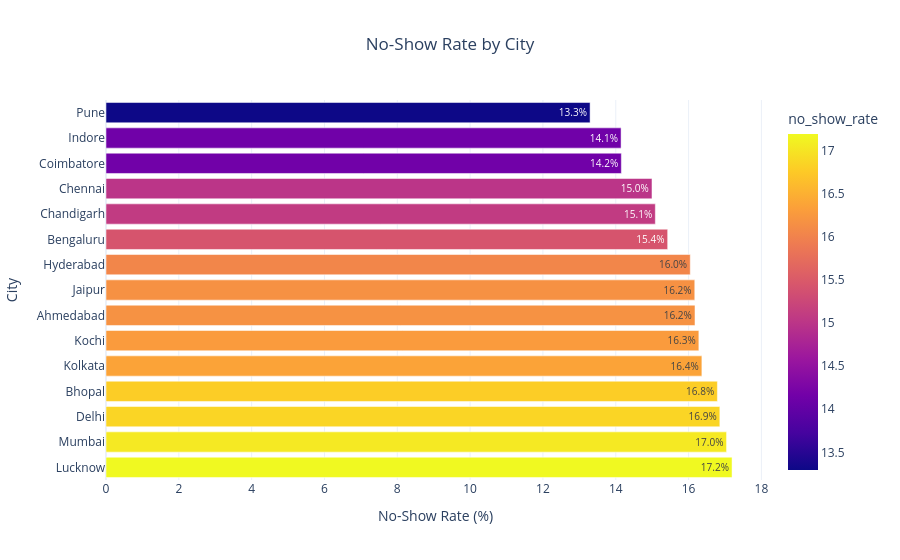

The notebook cell saved with this chart:
### Code cell
fig = px.bar(
    city_noshow,
    x="no_show_rate",
    y="city_x",
    orientation="h",
    text="no_show_rate",
    color="no_show_rate",
    title="No-Show Rate by City"
)

fig.update_layout(
    template="plotly_white",
    title_x=0.5,
    xaxis_title="No-Show Rate (%)",
    yaxis_title="City"
)

fig.update_traces(texttemplate="%{text:.1f}%")

fig.show()

### Figure 1 — Plotly figure (JSON) as saved in the notebook; plotly's stock layout.template omitted (floating-point values rounded to 4 significant figures)
{"data": [{"hovertemplate": "no_show_rate=%{marker.color}<br>city_x=%{y}<extra></extra>", "legendgroup": "", "marker": {"color": [17.19, 17.04, 16.86, 16.79, 16.37, 16.28, 16.18, 16.17, 16.05, 15.43, 15.09, 15.0, 14.15, 14.15, 13.3], "coloraxis": "coloraxis", "pattern": {"shape": ""}}, "name": "", "orientation": "h", "showlegend": false, "text": [17.19, 17.04, 16.86, 16.79, 16.37, 16.28, 16.18, 16.17, 16.05, 15.43, 15.09, 15.0, 14.15, 14.15, 13.3], "textposition": "auto", "texttemplate": "%{text:.1f}%", "type": "bar", "x": [17.19, 17.04, 16.86, 16.79, 16.37, 16.28, 16.18, 16.17, 16.05, 15.43, 15.09, 15.0, 14.15, 14.15, 13.3], "xaxis": "x", "y": ["Lucknow", "Mumbai", "Delhi", "Bhopal", "Kolkata", "Kochi", "Ahmedabad", "Jaipur", "Hyderabad", "Bengaluru", "Chandigarh", "Chennai", "Coimbatore", "Indore", "Pune"], "yaxis": "y"}], "layout": {"barmode": "relative", "coloraxis": {"colorbar": {"title": {"text": "no_show_rate"}}, "colorscale": [[0, "#0d0887"], [0.1111, "#46039f"], [0.2222, "#7201a8"], [0.3333, "#9c179e"], [0.4444, "#bd3786"], [0.5556, "#d8576b"], [0.6667, "#ed7953"], [0.7778, "#fb9f3a"], [0.8889, "#fdca26"], [1, "#f0f921"]]}, "legend": {"tracegroupgap": 0}, "title": {"text": "No-Show Rate by City", "x": 0.5}, "xaxis": {"anchor": "y", "domain": [0, 1], "title": {"text": "No-Show Rate (%)"}}, "yaxis": {"anchor": "x", "domain": [0, 1], "title": {"text": "City"}}}}
